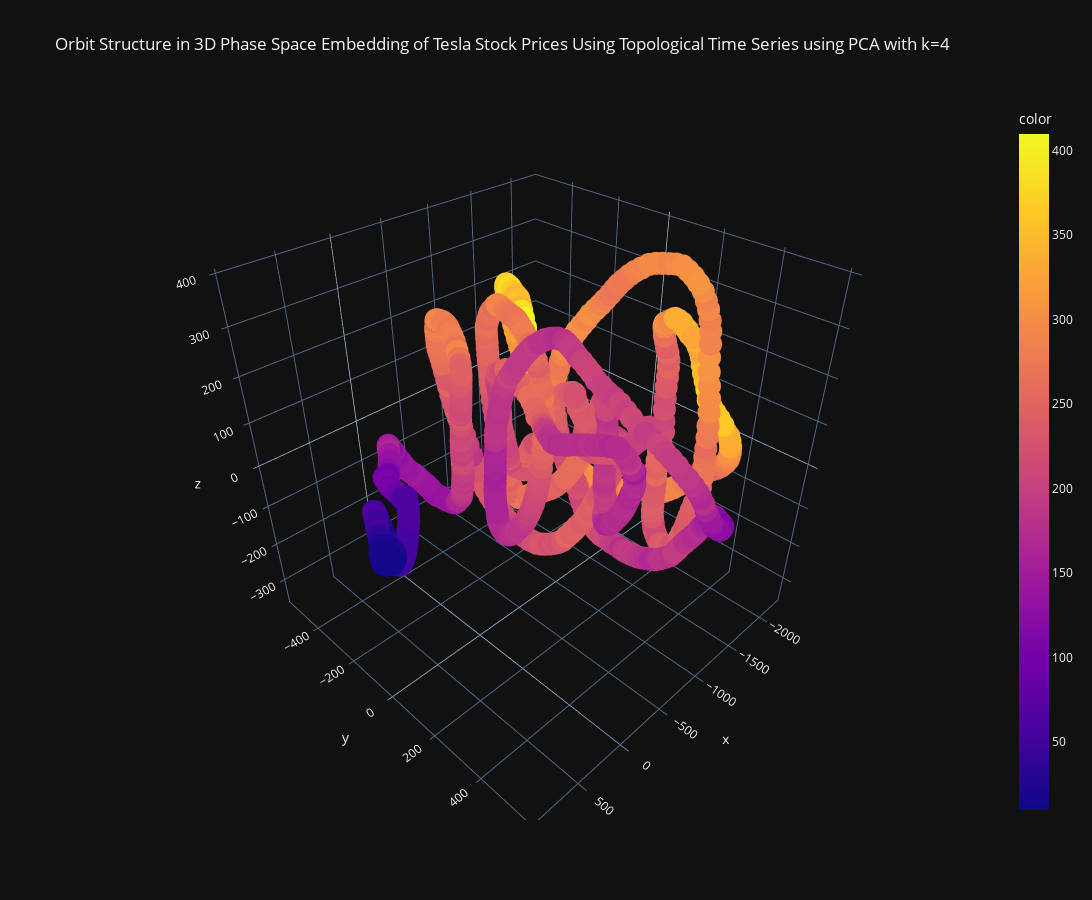

Write notebook code for a chart like this one.
### Code cell
fig = px.scatter_3d(
    x=pca_te[:, 0], y=pca_te[:, 1], z=pca_te[:, 2],

    color=historical_data["Close"][len(historical_data)-len(pca_te):], 

    width=1400, height=900, 

    title="Orbit Structure in 3D Phase Space Embedding of Tesla Stock Prices Using Topological Time Series using PCA with k=4"
).update_layout(
    template="plotly_dark",
    
)

fig.show()

### Figure 1 — Plotly figure (JSON) as saved in the notebook; plotly's stock layout.template omitted (floating-point values rounded to 4 significant figures; data arrays with more than 128 entries replaced by an {"elided": "..."} marker saying what was removed)
{"data": [{"hovertemplate": "x=%{x}<br>y=%{y}<br>z=%{z}<br>color=%{marker.color}<extra></extra>", "legendgroup": "", "marker": {"color": {"elided": "2418 float values"}, "coloraxis": "coloraxis", "symbol": "circle"}, "mode": "markers", "name": "", "scene": "scene", "showlegend": false, "type": "scatter3d", "x": {"elided": "2418 float values"}, "y": {"elided": "2418 float values"}, "z": {"elided": "2418 float values"}}], "layout": {"coloraxis": {"colorbar": {"title": {"text": "color"}}, "colorscale": [[0, "#0d0887"], [0.1111, "#46039f"], [0.2222, "#7201a8"], [0.3333, "#9c179e"], [0.4444, "#bd3786"], [0.5556, "#d8576b"], [0.6667, "#ed7953"], [0.7778, "#fb9f3a"], [0.8889, "#fdca26"], [1, "#f0f921"]]}, "height": 900, "legend": {"tracegroupgap": 0}, "scene": {"domain": {"x": [0, 1], "y": [0, 1]}, "xaxis": {"title": {"text": "x"}}, "yaxis": {"title": {"text": "y"}}, "zaxis": {"title": {"text": "z"}}}, "title": {"text": "Orbit Structure in 3D Phase Space Embedding of Tesla Stock Prices Using Topological Time Series using PCA with k=4"}, "width": 1400}}
